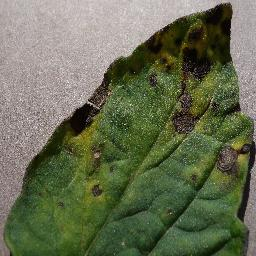
#> input picture data/samples/classification/lab_plantvillage/Tomato___Early_blight/sample_000.jpg, 256 x 256 px, found by its file name
$ jupyter execute 03_prac03_conv_stride_padding_features.ipynb
#> lines starting #> are read from the running program, lines starting #| are printed output that depends on the picture
# Practical 3: Convolution Arithmetic: Stride, Padding & Pooling
**Course:** CSE471 — Deep Learning for Computer Vision
**Unit:** Unit II (Convolutional Neural Networks) | **CO:** CO2
**Problem Statement Context:** Spatial Downsampling & Receptive Field Expansion in Foliar Vision

---

## 1. Feature Map Spatial Arithmetic
Given an input feature map of size $W_{in} 	imes H_{in}$, kernel size $K$, padding $P$, and stride $S$, the output spatial dimensions are:

$$W_{out} = \left\lfloor rac{W_{in} - K + 2P}{S}
ight
floor + 1$$
$$H_{out} = \left\lfloor rac{H_{in} - K + 2P}{S}
ight
floor + 1$$

### Padding Modes:
1. **Valid Padding ($P=0$):** No boundary zero-padding; output feature map shrinks with each layer.
2. **Same Padding ($P = \lfloor K/2
floor$):** Padding selected such that $W_{out} = W_{in}$ when $S=1$.

### Pooling Operations:
- **Max Pooling:** Selects the maximum activation in a window $\Omega$, preserving dominant edge/texture activations while providing translation invariance:
  $$y_{i, j} = \max_{(m, n) \in \Omega} x_{i \cdot s + m, j \cdot s + n}$$
- **Average Pooling:** Computes arithmetic mean, smoothing background features.

[cell 1]
import sys
from pathlib import Path
import numpy as np
import matplotlib.pyplot as plt
from PIL import Image

REPO_ROOT = Path.cwd().parent if Path.cwd().name == "notebooks" else Path.cwd()
sys.path.insert(0, str(REPO_ROOT))

from notebooks import make_nb02  # reference

## 2. Pooling Functions from Scratch

[cell 2]
def max_pool2d_scratch(image: np.ndarray, pool_size: int = 2, stride: int = 2) -> np.ndarray:
    """Max pooling from first principles."""
    h, w = image.shape
    out_h = (h - pool_size) // stride + 1
    out_w = (w - pool_size) // stride + 1
    output = np.zeros((out_h, out_w), dtype=np.float32)

    for i in range(out_h):
        for j in range(out_w):
            patch = image[i*stride : i*stride + pool_size, j*stride : j*stride + pool_size]
            output[i, j] = np.max(patch)

    return output


def avg_pool2d_scratch(image: np.ndarray, pool_size: int = 2, stride: int = 2) -> np.ndarray:
    """Average pooling from first principles."""
    h, w = image.shape
    out_h = (h - pool_size) // stride + 1
    out_w = (w - pool_size) // stride + 1
    output = np.zeros((out_h, out_w), dtype=np.float32)

    for i in range(out_h):
        for j in range(out_w):
            patch = image[i*stride : i*stride + pool_size, j*stride : j*stride + pool_size]
            output[i, j] = np.mean(patch)

    return output

print("[✓] Pooling functions defined.")

## 3. Empirical Demonstration on Leaf Patch

[cell 3]
sample_path = REPO_ROOT / "data" / "samples" / "classification" / "lab_plantvillage" / "Tomato___Early_Blight" / "sample_000.jpg"
leaf_gray = np.array(Image.open(sample_path).convert("L"), dtype=np.float32) / 255.0
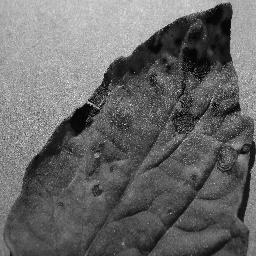
#> leaf_gray: shape (256, 256) float32; min 0, max 0.992, mean 0.407

# Sub-patch around lesion
patch = leaf_gray[60:188, 60:188]  # 128x128 patch
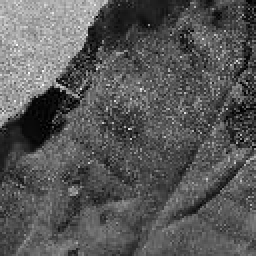
#> patch: shape (128, 128) float32 (shown 2 times larger); min 0, max 0.992, mean 0.345

max_pooled = max_pool2d_scratch(patch, pool_size=2, stride=2)   # 64x64
#> after the loop in max_pool2d_scratch, `for i in range(out_h):`:
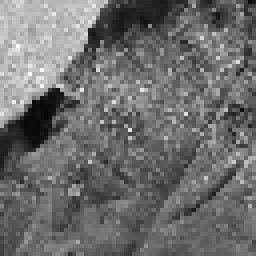
#> output: shape (64, 64) float32 (shown 4 times larger); min 0.0235, max 0.992, mean 0.428
avg_pooled = avg_pool2d_scratch(patch, pool_size=2, stride=2)   # 64x64
#> after the loop in avg_pool2d_scratch, `for i in range(out_h):`:
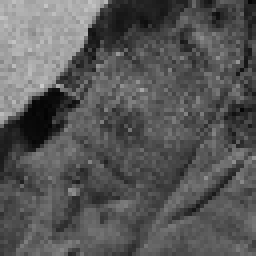
#> output: shape (64, 64) float32 (shown 4 times larger); min 0.0147, max 0.79, mean 0.345

fig, axes = plt.subplots(1, 3, figsize=(14, 5))
axes[0].imshow(patch, cmap="gray")
axes[0].set_title(f"Input Crop Patch ({patch.shape[0]}x{patch.shape[1]})")
axes[0].axis("off")

axes[1].imshow(max_pooled, cmap="gray")
axes[1].set_title(f"Max Pooling 2x2 ({max_pooled.shape[0]}x{max_pooled.shape[1]}) - High Contrast")
axes[1].axis("off")

axes[2].imshow(avg_pooled, cmap="gray")
axes[2].set_title(f"Avg Pooling 2x2 ({avg_pooled.shape[0]}x{avg_pooled.shape[1]}) - Smoothed")
axes[2].axis("off")

plt.tight_layout()
plt.show()

$ run again, with data/samples/classification/lab_plantvillage/Apple___Apple_scab/sample_001.jpg copied over data/samples/classification/lab_plantvillage/Tomato___Early_blight/sample_000.jpg
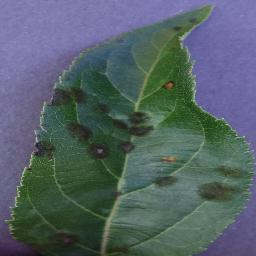
#> input picture data/samples/classification/lab_plantvillage/Apple___Apple_scab/sample_001.jpg, 256 x 256 px, found by its file name
#> after the loop in max_pool2d_scratch, `for i in range(out_h):`:
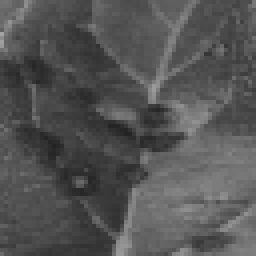
#> output: shape (64, 64) float32 (shown 4 times larger); min 0.133, max 0.639, mean 0.33
#> `plt.show()`:
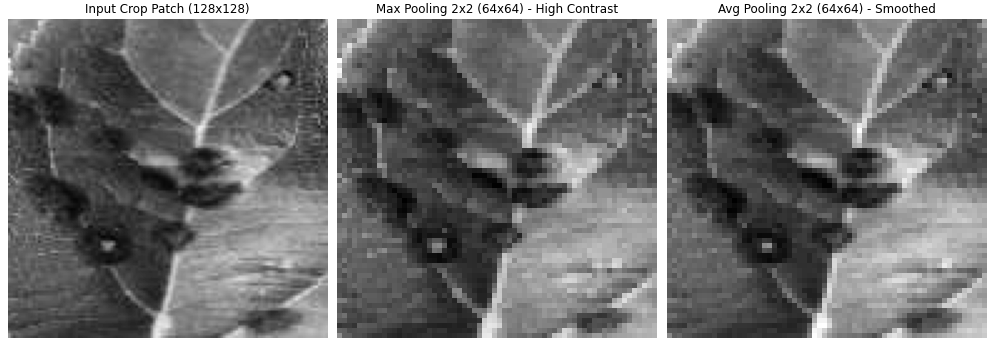
#> figure drawn by matplotlib, 3 panels

$ run again, with data/samples/classification/lab_plantvillage/Apple___Apple_scab/sample_002.jpg copied over data/samples/classification/lab_plantvillage/Tomato___Early_blight/sample_000.jpg
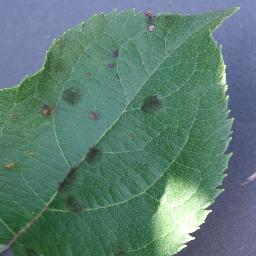
#> input picture data/samples/classification/lab_plantvillage/Apple___Apple_scab/sample_002.jpg, 256 x 256 px, found by its file name
#> after the loop in max_pool2d_scratch, `for i in range(out_h):`:
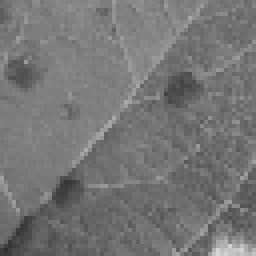
#> output: shape (64, 64) float32 (shown 4 times larger); min 0.18, max 0.843, mean 0.459
#> `plt.show()`:
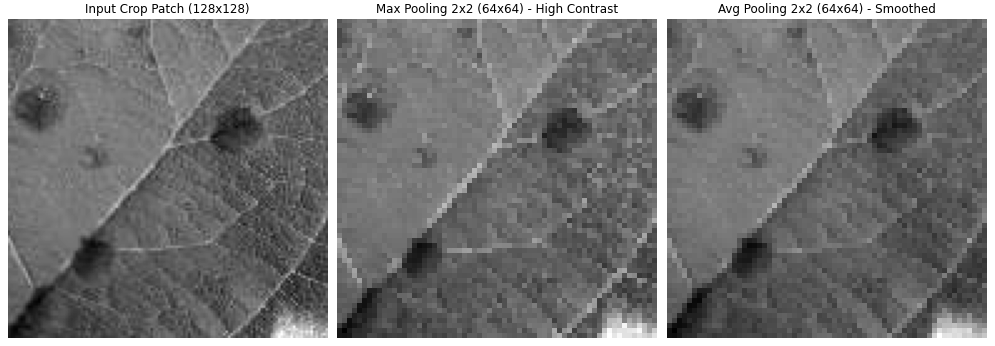
#> figure drawn by matplotlib, 3 panels

$ run again, with data/samples/classification/lab_plantvillage/Apple___Apple_scab/sample_003.jpg copied over data/samples/classification/lab_plantvillage/Tomato___Early_blight/sample_000.jpg
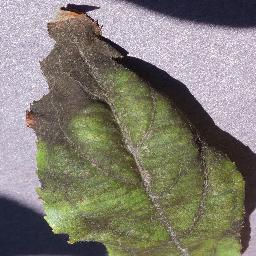
#> input picture data/samples/classification/lab_plantvillage/Apple___Apple_scab/sample_003.jpg, 256 x 256 px, found by its file name
#> after the loop in max_pool2d_scratch, `for i in range(out_h):`:
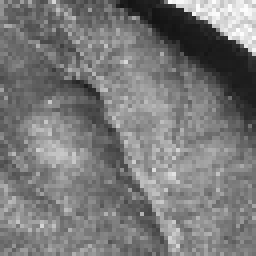
#> output: shape (64, 64) float32 (shown 4 times larger); min 0.0784, max 0.992, mean 0.474
#> after the loop in avg_pool2d_scratch, `for i in range(out_h):`:
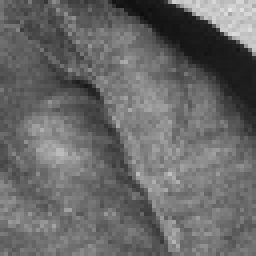
#> output: shape (64, 64) float32 (shown 4 times larger); min 0.052, max 0.896, mean 0.41
